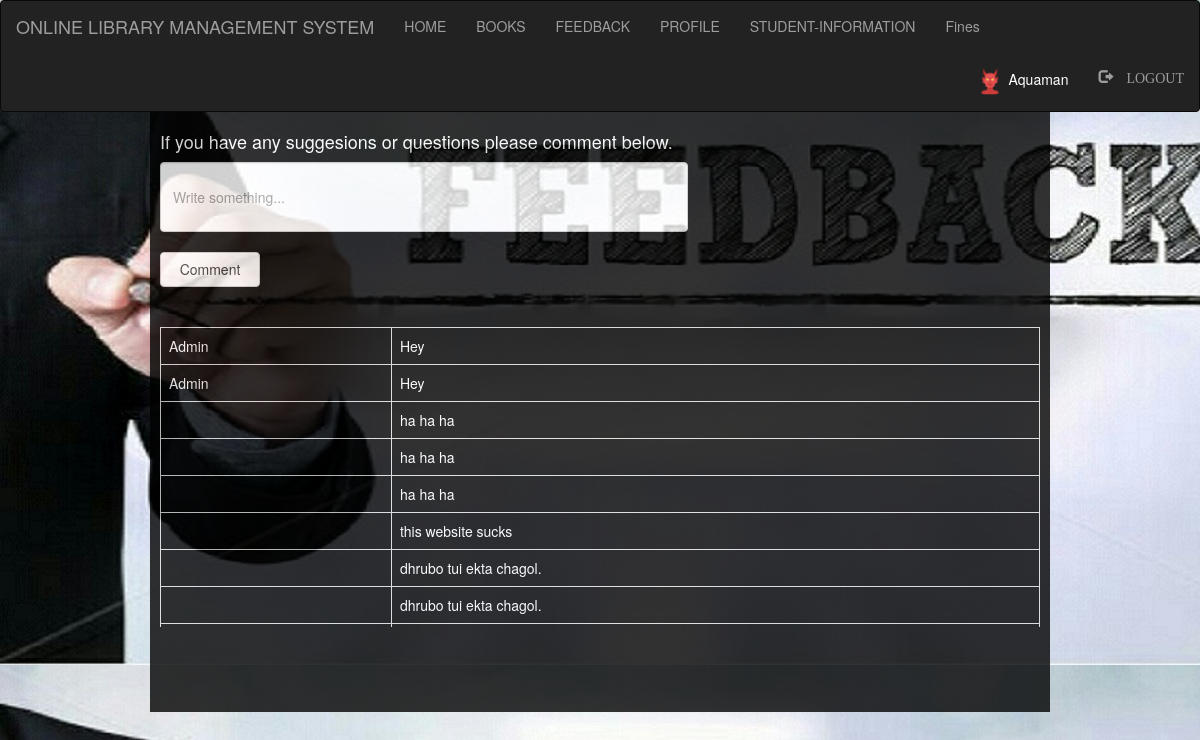
The app's page /library/admin/feedback.php (signed in) with its own data.
### tables this page shows
CREATE TABLE `cmnts` (
  `id` int(100) NOT NULL,
  `comment` varchar(300) NOT NULL,
  `username` varchar(100) NOT NULL
);

### library/admin/feedback.php (the view, shortened to what this page needs)
<?php
  include "navbar.php";
  include "connection.php";
?>
<!DOCTYPE html>
<html>
<head>
	<link rel="stylesheet" type="text/css" href="style.css">
    <link rel="stylesheet" href="https://maxcdn.bootstrapcdn.com/bootstrap/3.3.7/css/bootstrap.min.css">
</head>
<body>
	<div class="wrapper">
		<h4>If you have any suggesions or questions please comment below.</h4>
		<form style="color:aliceblue" action="" method="post">
			<input class="form-control" type="text" name="comment" placeholder="Write something..."><br>
			<input class="btn btn-default" type="submit" name="submit" value="Comment" style="width: 100px; height: 35px;">
		</form>
<br><br>
	<div class="scroll">
		<?php
			if(isset($_POST['submit']))
			{
				$sql="INSERT INTO `cmnts` VALUES('','$_POST[comment]','Admin');";
				if(mysqli_query($db,$sql))
				{
					$q="SELECT * FROM `cmnts` ORDER BY `cmnts`.`id` DESC";
					$res=mysqli_query($db,$q);
					echo "<table class='table table-bordered'>";
					while ($row=mysqli_fetch_assoc($res))
					{
						echo "<tr>";
						echo "<td>"; echo $row['username']; echo "</td>";
							echo "<td>"; echo $row['comment']; echo "</td>";
						echo "</tr>";
					}
					echo "</table>";
				}
			}
			else
			{
				$q="SELECT * FROM `cmnts` ORDER BY `cmnts`.`id` DESC";
					$res=mysqli_query($db,$q);
					echo "<table class='table table-bordered'>";
					while ($row=mysqli_fetch_assoc($res))
					{
						echo "<tr>";
						echo "<td>"; echo $row['username']; echo "</td>";
							echo "<td>"; echo $row['comment']; echo "</td>";
						echo "</tr>";
					}
					echo "</table>";
			}
		?>
	</div>
	</div>
</body>
</html>

### library/admin/style.css (style rules this page uses)
html,body,div,span,object,iframe, h1,h2,h3,h4,h5,h6,p,blockquote,pre, abbr,address,cite,code, del,dfn,em,img,ins,kbd,q,samp, small,strong,sub,sup,var, b,i, dl,dt,dd,ol,ul,li, fieldset,form,label,legend, table,caption,tbody,tfoot,thead,tr,th,td, article,aside,canvas,details,figcaption,figure, footer,header,hgroup,menu,nav,section,summary, time,mark,audio,video { margin: 0; padding: 0; border: 0; outline: 0; font-size: 100%; vertical-align: baseline; background: transparent; }
body { line-height: 1; }
table { border-collapse: collapse ; border-spacing:0 ; }
input,select { vertical-align: middle; }
.wrapper { height: 710px; width: 1535px; }
input { height: 25px; width: 300px; }

### library/admin/feedback.php (style rules this page uses)
body { background-image: url("images/66.jpg"); }
.wrapper { padding: 10px; margin: -20px auto; width:900px; height: 600px; background-color: black; opacity: .8; color: white; }
.form-control { height: 70px; width: 60%; }
.scroll { width: 100%; height: 300px; overflow: auto; }

### records on screen
cmnts: username "Admin", comment "Hey"
cmnts: username "Admin", comment "Hey"
cmnts: comment "ha ha ha"
cmnts: comment "ha ha ha"
cmnts: comment "ha ha ha"
cmnts: comment "this website sucks"
cmnts: comment "dhrubo tui ekta chagol."
cmnts: comment "dhrubo tui ekta chagol."

### other values on screen
$_SESSION['login_user'] "Aquaman"
